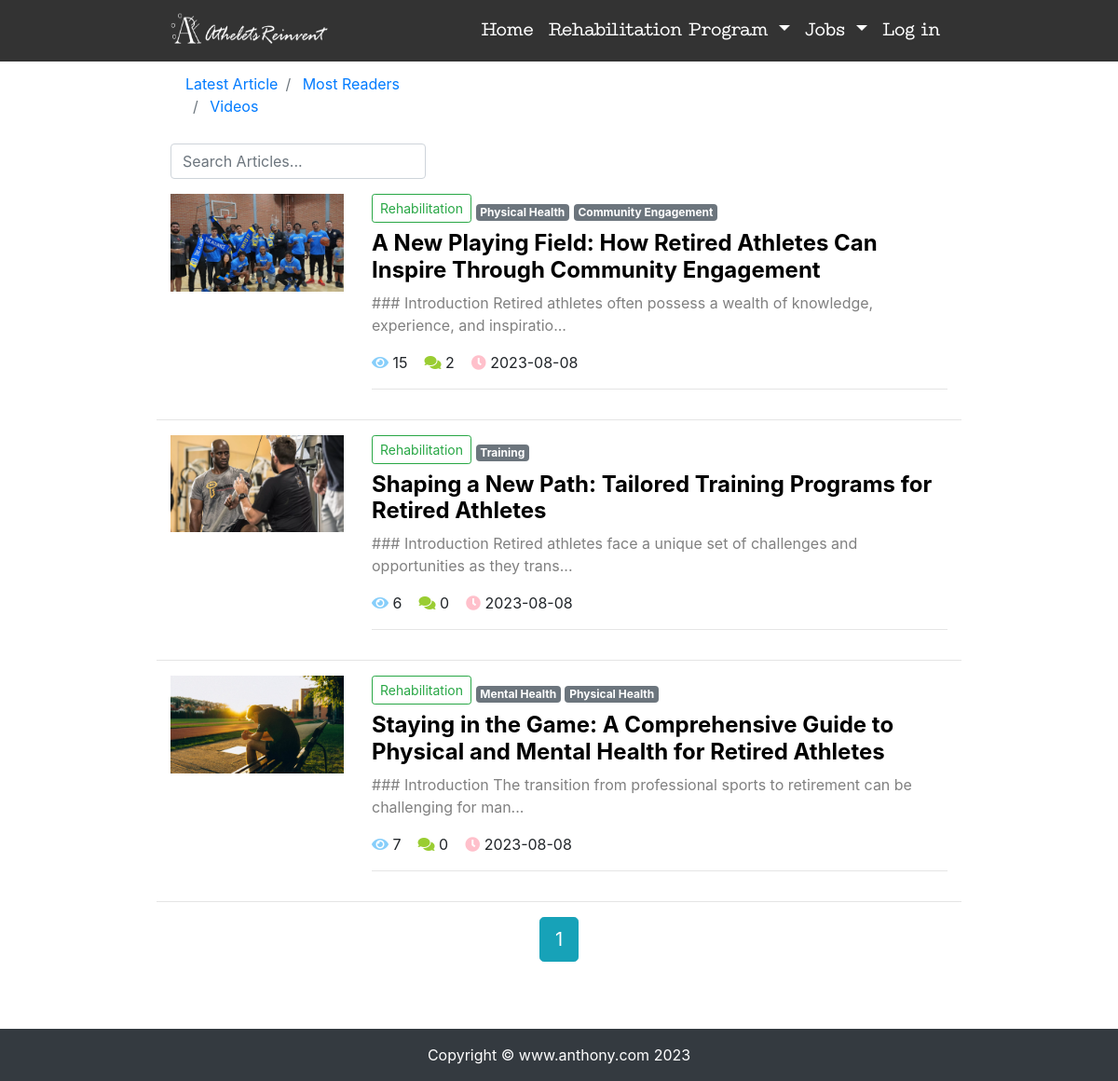
Page /article/article-list/?column=Rehabilitation on the earlier database version.
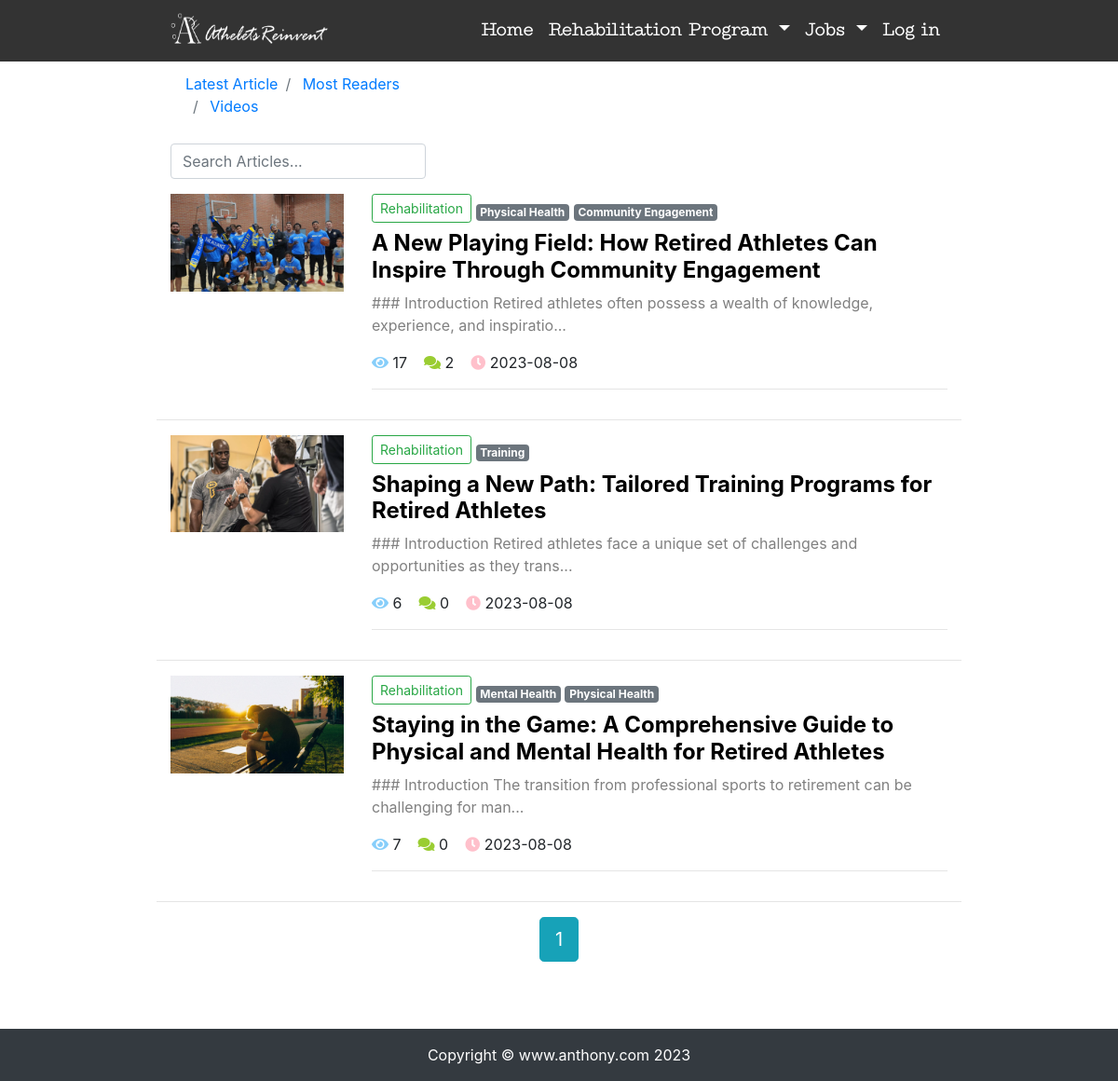
Same page on the later database version.
### article/models.py (models this page shows, shortened)
class ArticlePost(models.Model):
    objects = None
    author = models.ForeignKey(User, on_delete=models.CASCADE)
    title = models.CharField(max_length=100)
    body = models.TextField()
    created = models.DateTimeField(default=timezone.now)
    updated = models.DateTimeField(auto_now=True)
    total_views = models.PositiveIntegerField(default=0)
    tags = TaggableManager(blank=True)
    avatar = models.ImageField(upload_to='article/%Y%m%d/', blank=True)
    column = models.ForeignKey(
        ArticleColumn,
        null=True,
        blank=True,
        on_delete=models.CASCADE,
        related_name='article'
    )
    class Meta:
        ordering = ('-created',)

class ArticleColumn(models.Model):
    title = models.CharField(max_length=100, blank=True)
    created = models.DateTimeField(default=timezone.now)
    def __str__(self):
        return self.title

### article/views.py (the view)
# urls.py: path('article-list/', views.article_list, name='article_list'),
def article_list(request):
    search = request.GET.get('search')
    order = request.GET.get('order')
    column = request.GET.get('column')
    columnid = ArticleColumn.objects.filter(title=column).first()
    tag = request.GET.get('tag')
    article_list = ArticlePost.objects.all()
    if search:
        article_list = article_list.filter(
            Q(title__icontains=search) |
            Q(body__icontains=search)
        )
    else:
        search = ''
    if column is not None:
        article_list = ArticlePost.objects.filter(Q(column_id=columnid))
    if tag and tag != 'None':
        article_list = article_list.filter(tags__name__in=[tag])
    if order == 'total_views':
        article_list = article_list.order_by('-total_views')
    paginator = Paginator(article_list, 3)
    page = request.GET.get('page')
    articles = paginator.get_page(page)
    context = {
        'articles': articles,
        'order': order,
        'search': search,
        'column': column,
        'tag': tag,
    }
    return render(request, 'article/list.html', context)

### templates/article/list.html (shortened to what this page needs)
{% extends "base.html" %}
{% load static %}
{% block content %}
<div class="container">
    <nav aria-label="breadcrumb">
        <ol class="breadcrumb" style="background-color:rgba(255,255,255,1);">
            <li class="breadcrumb-item">
                <a href="{% url 'article:article_list' %}?search={{ search }}">
                    Latest Article
                </a>
            </li>
            <li class="breadcrumb-item">
                <a href="{% url 'article:article_list' %}?order=total_views&search={{ search }}">
                    Most Readers
                </a>
            </li> &nbsp;&nbsp;&nbsp;&nbsp;&nbsp;&nbsp;&nbsp;&nbsp;&nbsp;&nbsp;&nbsp;&nbsp;&nbsp;&nbsp;&nbsp;&nbsp;&nbsp;
            <li class="breadcrumb-item">
                <a href="{% url 'education-video:videos' %}">
                    Videos
                </a>
            </li>
        </ol>
    </nav>
<div class="row">
     <div class="col-auto mr-auto">
         <form class="form-inline" >
             <input type="text"
                    class="form-control mb-2 mr-sm-2"
                    name="search"
                    placeholder="Search Articles..."
                    required
             >
         </form>
     </div>
</div>
<div class="row mt-2">
    {% for article in articles %}
        {% if article.avatar %}
                <div class="col-3">
                    <img src="{{ article.avatar.url }}"
                         alt="avatar"
                         style="max-width:100%; border-redius:20px"
                    >
                </div>
        {% endif %}
        <div class="col">
            {% if article.column %}
                 <a name="column" href='{% url "article:article_list" %}?column={{ article.column }}' class="btn btn-sm mb-2 btn-outline-success">
                        {{ article.column }}
                    </a>
            {% endif %}
        <span>
            {% for tag in article.tags.all %}
                <a href="{% url 'article:article_list' %}?tag={{ tag }}"
                    class="badge badge-secondary"
                >
                    {{ tag }}
                </a>
            {% endfor %}
        </span>
            <h4>
                <b>
                    <a href="{% url 'article:article_detail' article.id %}"
                       style="color: black;"
                    >
                        {{ article.title }}
                    </a>
                </b>
            </h4>
            <div>
                <p style="color: gray;">
                    {{ article.body|slice:'100' }}...
                </p>
            </div>
            <p>
                <span>
                <i class="fas fa-eye" style="color: lightskyblue;"></i>
                {{ article.total_views }}&nbsp;&nbsp;&nbsp;
                </span>
                <span>
                <i class="fas fa-comments" style="color: yellowgreen;"></i>
                {{ article.comments.count }}&nbsp;&nbsp;&nbsp;
                </span>
                <span>
                <i class="fas fa-clock" style="color: pink;"></i>
                {{ article.created|date:'Y-m-d' }}
                </span>
            </p>
            <hr>
        </div>
            <hr style="width: 100%;"/>
    {% endfor %}
    </div>
</div>
<div class="pagination row">
    <div class="m-auto">
        <span class="step-links">
            <span class="current btn btn-info btn-lg">
                {{ articles.number }}
            </span>
        </span>
    </div>
</div>
{% endblock content %}

### templates/base.html (shortened to what this page needs)
<!DOCTYPE html>
<html lang="en">
<head>
</head>
<body>
</body>
</html>
{% load static %}
<!DOCTYPE html>
<html lang="zh-cn">
<head>
    <link rel="stylesheet" href="{% static 'bootstrap/css/bootstrap.min.css' %}">
    <link rel="stylesheet" href="{% static 'md_css/monokai.css' %}">
</head>
<body background ="{% static 'images/.png' %}">
    {% include 'header.html' %}
    <div id="wrapper">
        {% block content %}{% endblock content %}
        <div id="push"></div>
    </div>
    {% include 'footer.html' %}
    <link
      rel="stylesheet"
      href="https://cdn.jsdelivr.net/npm/@fortawesome/fontawesome-free@5.14.0/css/all.min.css"
    >
</body>
</html>

### templates/header.html (shortened to what this page needs)
{% load static %}
<nav class="navbar navbar-expand-lg navbar-light" style="background-color:rgba(0,0,0,0.8);">
  <div class="container">
    <a class="navbar-brand" href="#" style="color: white;">
        <img src="{% static 'Images/logo.jpg' %}" width=170" height="40" alt="" loading="lazy">
    </a>
    <div>
      <ul class="navbar-nav">
        <li class="nav-item">
          <a class="nav-link" href="{% url 'home:home' %}" style="font-family:TypeMachine; color:white; font-size: 20px;">Home</a>
        </li>
        <li class="nav-item">
            <li class="nav-item dropdown">
            <a class="nav-link dropdown-toggle" href="#" id="navbarDropdown2" role="button" data-toggle="dropdown" aria-haspopup="true" aria-expanded="false" style="font-family:TypeMachine; color:white; font-size: 20px">
              Rehabilitation Program
            </a>
          <li class="nav-item">
            <li class="nav-item dropdown">
            <a class="nav-link dropdown-toggle" href="#" id="navbarDropdown3" role="button" data-toggle="dropdown" aria-haspopup="true" aria-expanded="false" style="font-family:TypeMachine; color:white; font-size: 20px">
              Jobs
            </a>
          {% if user.is_authenticated %}
        <li class="nav-item dropdown">
            <a class="nav-link dropdown-toggle" href="#" id="navbarDropdown" role="button" data-toggle="dropdown" aria-haspopup="true" aria-expanded="false" style="font-family:TypeMachine; color:white; font-size: 20px">
              {{ user.username }}
            </a>
            <div class="dropdown-menu" aria-labelledby="navbarDropdown">
                <a class="dropdown-item" href='{% url "userprofile:edit" user.id %}' style="font-family:TypeMachine; font-size: 19px;">User Profile</a>
                <a class="dropdown-item" href="#" onclick="user_delete()" style="font-family:TypeMachine; font-size: 19px;">Delete User</a>
                <a class="dropdown-item" href='{% url "userprofile:logout" %}' style="font-family:TypeMachine; font-size: 19px;">Log out</a>
            </div>
        </li>
    {% else %}
        <li class="nav-item">
            <a class="nav-link" href="{% url 'userprofile:login' %}" style="font-family:TypeMachine; color:white; font-size: 20px">Log in</a>
        </li>
    {% endif %}
      </ul>
    </div>
  </div>
</nav>

### templates/footer.html (shortened to what this page needs)
<!DOCTYPE html>
<html lang="en">
<head>
</head>
<body>
</body>
</html>
{% load static %}
<div>
    <br><br><br>
</div>
<footer class="py-3 bg-dark"，id="footer">
    <div class="container">
        <p class="m-0 text-center text-white">Copyright &copy; www.anthony.com 2023</p>
    </div>
</footer>

### templates/base.html (style rules this page uses)
html, body { height: 100%; margin: 0; }
#wrapper { min-height: 100%; margin-bottom: -60px; }
#footer, #push { height: 60px; }
@media (min-width: 768px) { .container { max-width: 54rem !important; } }

Differences in the rows shown:
changed ArticlePost (number 1 of 3 on the later page): total_views "15" → "17"
